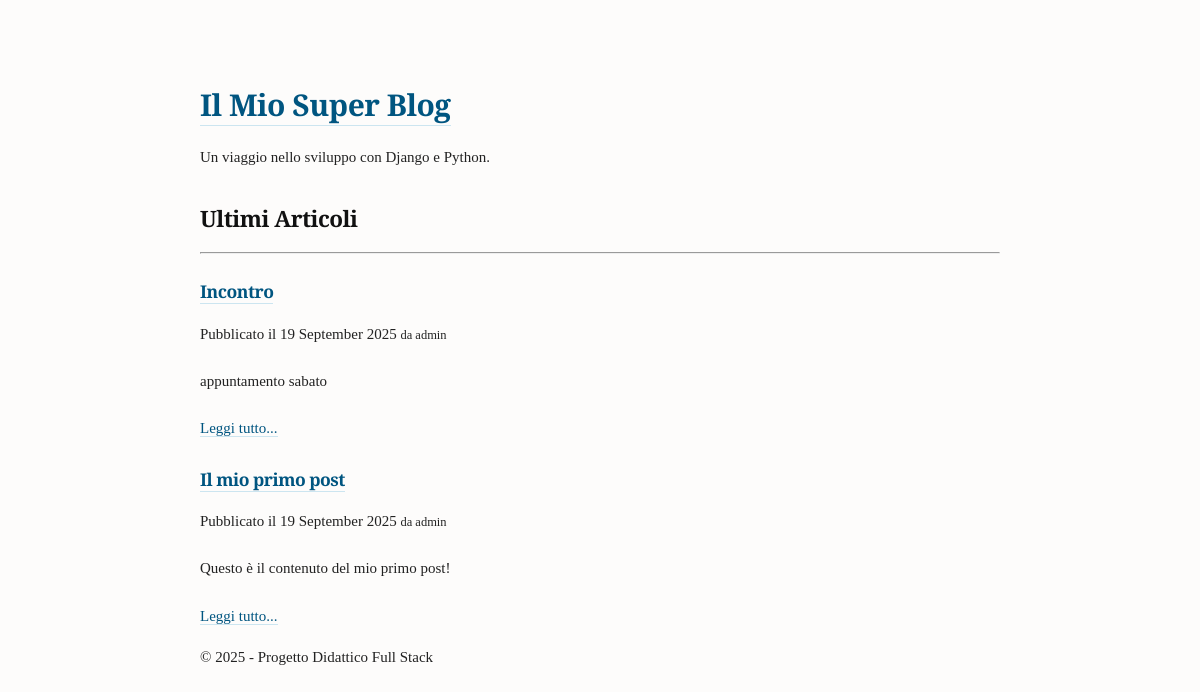
The page / on the database its author committed.
### blog/models.py (models this page shows, shortened)
class Post(models.Model):
    title = models.CharField(max_length=200)
    content = models.TextField()
    author = models.ForeignKey(
        get_user_model(),
        on_delete=models.CASCADE,
        related_name='posts'
    )
    tags = models.ManyToManyField(Tag, blank=True)
    created_at = models.DateTimeField(auto_now_add=True)
    updated_at = models.DateTimeField(auto_now=True)

### blog/views.py (the view)
# urls.py: path('', post_list_view, name='post_list'),
def post_list_view(request):
    posts = Post.objects.select_related('author').all().order_by('-created_at') # Prendiamo tutti i post, i più recenti prima
    context = {
        'posts': posts,
    }
    return render(request, "blog/post_list.html", context)

### templates/blog/post_list.html
{% extends "base.html" %}
{% block content %}
    <h2>Ultimi Articoli</h2>
    <hr>
    {% for post in posts %}
        <article class="post-summary">
            <h3>
                <a href="{% url 'post_detail' pk=post.pk %}">{{ post.title }}</a>
            </h3>
            <p class="post-meta">
                Pubblicato il {{ post.created_at|date:"d F Y" }} <small>da {{ post.author }}</small>
            </p>
            <div class="post-excerpt">
                {{ post.content|truncatechars:150|linebreaks }}
            </div>
            <a href="{% url 'post_detail' pk=post.pk %}" class="read-more">Leggi tutto...</a>
        </article>
    {% empty %}
        <p>Non ci sono ancora articoli nel blog. Torna più tardi!</p>
    {% endfor %}
{% endblock content %}

### static/css/style.css (style rules this page uses)
body { font-family: 'Libre Baskerville', serif; max-width: 800px; margin: auto; line-height: 1.75; font-size: 15px; color: #222; background-color: #fdfcfb; padding: 40px 20px; }
h1, h2, h3 { font-weight: 700; letter-spacing: -0.5px; line-height: 1.3; margin-top: 1.5em; color: #111; }
p { margin-bottom: 1.4em; text-align: justify; }
a { color: #005580; text-decoration: none; border-bottom: 1px solid #cce5f0; }

### rows shown on the page
Post: title "Incontro", created_at "19 September 2025", author "admin", content "appuntamento sabato"
Post: title "Il mio primo post", created_at "19 September 2025", author "admin", content "Questo è il contenuto del mio primo post!"
